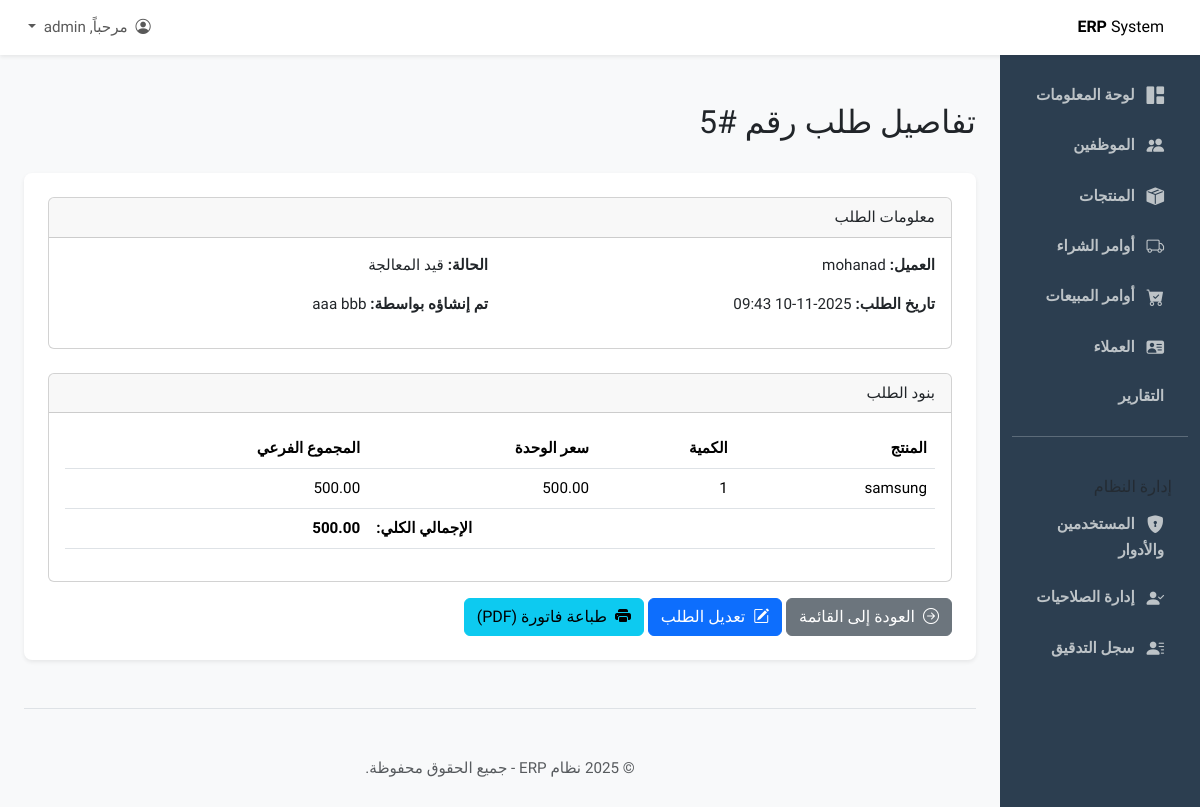
The app's page /sales/orders/5/ (signed in), older data.
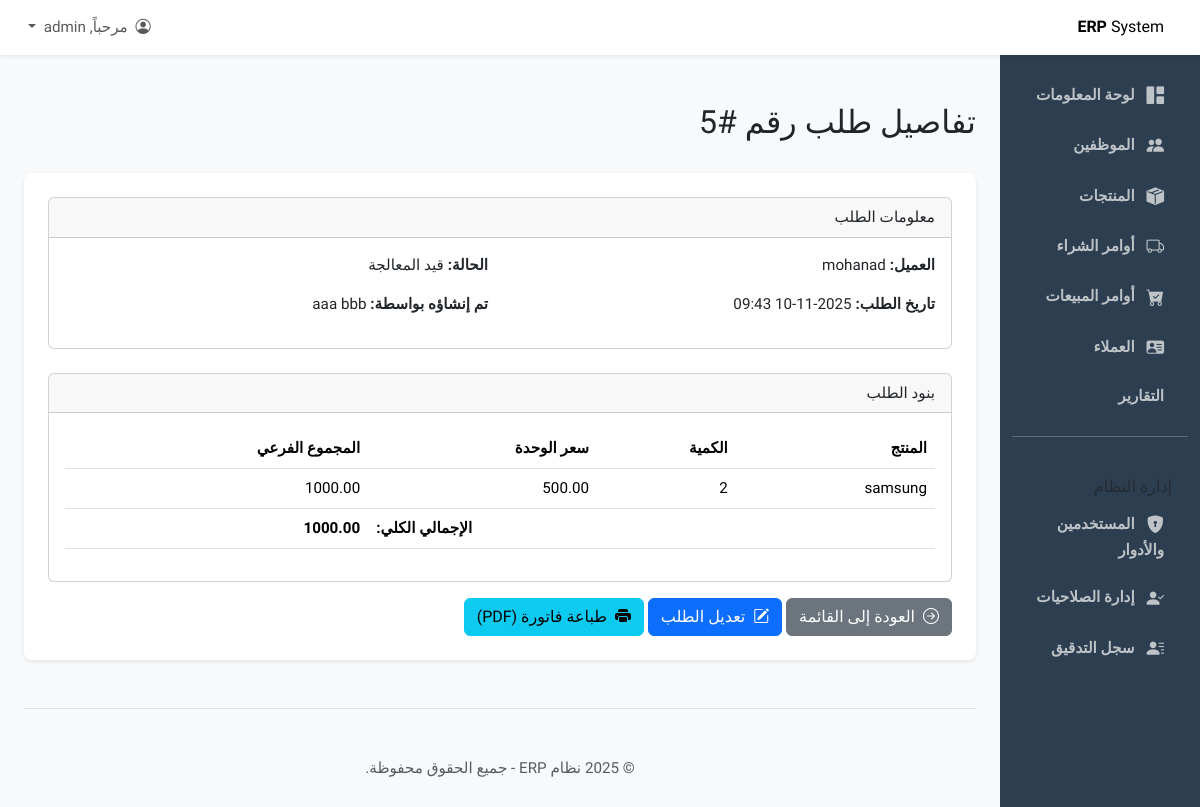
The same page, newer data.
### sales/models.py (models this page shows, shortened)
class OrderItem(models.Model):
    order = models.ForeignKey(SalesOrder, on_delete=models.CASCADE, related_name='items', verbose_name="أمر المبيع")
    product = models.ForeignKey(Product, on_delete=models.CASCADE, verbose_name="المنتج")
    quantity = models.PositiveIntegerField(verbose_name="الكمية")
    unit_price = models.DecimalField(max_digits=10, decimal_places=2, verbose_name="سعر الوحدة")
    subtotal = models.DecimalField(max_digits=10, decimal_places=2, verbose_name="المجموع الفرعي")
    class Meta:
        verbose_name = "بند في الطلب"
        verbose_name_plural = "بنود الطلبات"

class SalesOrder(models.Model):
    STATUS_CHOICES = [
        ('PENDING', 'قيد الانتظار'),
        ('PROCESSING', 'قيد المعالجة'),
        ('SHIPPED', 'تم الشحن'),
        ('DELIVERED', 'تم التسليم'),
        ('CANCELLED', 'ملغى'),
    ]
    customer = models.ForeignKey(Customer, on_delete=models.CASCADE, verbose_name="العميل")
    order_date = models.DateTimeField(default=timezone.now, verbose_name="تاريخ الطلب")
    status = models.CharField(max_length=20, choices=STATUS_CHOICES, default='PENDING', verbose_name="حالة الطلب")
    total_amount = models.DecimalField(max_digits=10, decimal_places=2, default=0.00, verbose_name="المبلغ الإجمالي")
    created_by = models.ForeignKey(Employee, on_delete=models.SET_NULL, null=True, blank=True, verbose_name="تم إنشاؤه بواسطة")
    history = HistoricalRecords()
    class Meta:
        verbose_name = "أمر مبيع"
        verbose_name_plural = "أوامر المبيعات"

class Customer(models.Model):
    name = models.CharField(max_length=200, verbose_name="اسم العميل")
    email = models.EmailField(blank=True, null=True, verbose_name="البريد الإلكتروني")
    phone_number = models.CharField(max_length=20, blank=True, null=True, verbose_name="رقم الهاتف")
    address = models.TextField(blank=True, null=True, verbose_name="العنوان")
    class Meta:
        verbose_name = "العميل"
        verbose_name_plural = "العملاء"

### employees/models.py (models this page shows)
class Employee(models.Model):
    user = models.OneToOneField(User, on_delete=models.CASCADE, related_name='employee_profile', null=True, blank=True)
    employee_id = models.CharField(max_length=20, unique=True, verbose_name="رقم الموظف")
    first_name = models.CharField(max_length=100, verbose_name="الاسم الأول")
    last_name = models.CharField(max_length=100, verbose_name="الاسم الأخير")
    email = models.EmailField(unique=True, verbose_name="البريد الإلكتروني")
    phone_number = models.CharField(max_length=20, blank=True, null=True, verbose_name="رقم الهاتف")
    address = models.TextField(blank=True, null=True, verbose_name="العنوان")
    hire_date = models.DateField(verbose_name="تاريخ التعيين")
    salary = models.DecimalField(max_digits=10, decimal_places=2, verbose_name="الراتب")
    is_active = models.BooleanField(default=True, verbose_name="نشط")
    history = HistoricalRecords()
    def __str__(self):
        return f"{self.first_name} {self.last_name}"
    class Meta:
        verbose_name = "الموظف"
        verbose_name_plural = "الموظفين"

### inventory/models.py (models this page shows, shortened)
class Product(models.Model):
    name = models.CharField(max_length=200, unique=True, verbose_name="اسم المنتج")
    description = models.TextField(blank=True, null=True, verbose_name="الوصف")
    sku = models.CharField(max_length=50, unique=True, verbose_name="SKU (رقم المنتج)")
    purchase_price = models.DecimalField(max_digits=10, decimal_places=2, verbose_name="سعر الشراء")
    sale_price = models.DecimalField(max_digits=10, decimal_places=2, verbose_name="سعر البيع")
    quantity_in_stock = models.PositiveIntegerField(default=0, verbose_name="الكمية في المخزون")
    unit_of_measure = models.CharField(max_length=50, verbose_name="وحدة القياس", help_text="مثال: قطعة، كجم، لتر")
    supplier = models.ForeignKey(Supplier, on_delete=models.SET_NULL, null=True, blank=True, verbose_name="المورد")
    reorder_level = models.PositiveIntegerField(default=10, verbose_name="حد إعادة الطلب")
    history = HistoricalRecords()
    class Meta:
        verbose_name = "المنتج"
        verbose_name_plural = "المنتجات"

### sales/views.py (the view)
# urls.py: path('<int:pk>/', views.sales_order_detail_view, name='sales_order_detail'),
@login_required
@permission_required('sales.view_salesorder', raise_exception=True)
def sales_order_detail_view(request, pk):
    order = get_object_or_404(SalesOrder.objects.prefetch_related('items', 'items__product'), pk=pk)
    return render(request, 'sales/sales_order_detail.html', {'order': order})

### sales/templates/sales/sales_order_detail.html (shortened to what this page needs)
{% extends "base.html" %}
{% block page_title %}تفاصيل طلب رقم #{{ order.id }}{% endblock %}
{% block content %}
<div class="card">
    <div class="card-header">
        معلومات الطلب
    </div>
    <div class="card-body">
        <div class="row">
            <div class="col-md-6">
                <p><strong>العميل:</strong> {{ order.customer.name }}</p>
                <p><strong>تاريخ الطلب:</strong> {{ order.order_date|date:"Y-m-d H:i" }}</p>
            </div>
            <div class="col-md-6">
                <p><strong>الحالة:</strong> {{ order.get_status_display }}</p>
                <p><strong>تم إنشاؤه بواسطة:</strong> {{ order.created_by|default:"--" }}</p>
            </div>
        </div>
    </div>
</div>
<div class="card mt-4">
    <div class="card-header">
        بنود الطلب
    </div>
    <div class="card-body">
        <table class="table">
            <thead>
                <tr>
                    <th>المنتج</th>
                    <th>الكمية</th>
                    <th>سعر الوحدة</th>
                    <th>المجموع الفرعي</th>
                </tr>
            </thead>
            <tbody>
                {% for item in order.items.all %}
                <tr>
                    <td>{{ item.product.name }}</td>
                    <td>{{ item.quantity }}</td>
                    <td>{{ item.unit_price }}</td>
                    <td>{{ item.subtotal }}</td>
                </tr>
                {% endfor %}
            </tbody>
            <tfoot>
                <tr>
                    <th colspan="3" class="text-end">الإجمالي الكلي:</th>
                    <th>{{ order.total_amount }}</th>
                </tr>
            </tfoot>
        </table>
    </div>
</div>
<div class="mt-3">
    <a href="{% url 'sales_order_list' %}" class="btn btn-secondary">
        <i class="bi bi-arrow-right-circle me-1"></i> العودة إلى القائمة
    </a>
    <a href="{% url 'sales_order_edit' pk=order.pk %}" class="btn btn-primary">
        <i class="bi bi-pencil-square me-1"></i> تعديل الطلب
    </a>
    <a href="{% url 'sales_order_invoice_pdf' pk=order.pk %}" class="btn btn-info" target="_blank">
        <i class="bi bi-printer-fill me-1"></i> طباعة فاتورة (PDF)
    </a>
</div>
{% endblock %}

Row changes from the older to the newer data that the page shows:
changed SalesOrder "قيد المعالجة": total_amount "500.00" → "1000.00"
changed OrderItem "samsung": quantity "1" → "2"; subtotal "500.00" → "1000.00"
